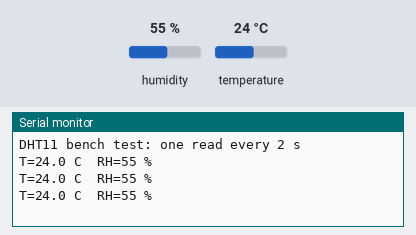
This sketch was run on a simulated Arduino Uno, built with avr-gcc and run on an emulated ATmega328P. On the bench: the last lines printed to the serial monitor. Inputs (shaded band) come from the test bench; at power-on: humidity 55 %, temperature 24 °C.

Above: at 6.8 s.
6.9 s: humidity set to 22 %
At 10.9 s:
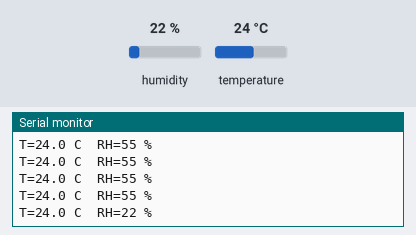
12.3 s: temperature set to 12 °C
At 15.1 s:
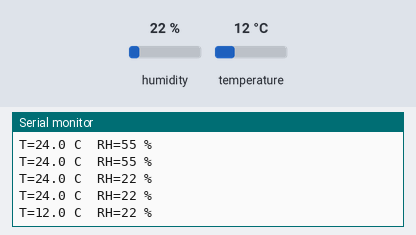
17.7 s: humidity set to 40 %
At 19.4 s:
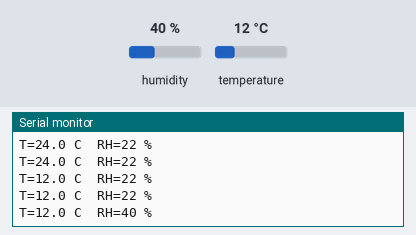
Timing chart, 0 to 20.9 s (numbered marks = the images above; inputs shaded):
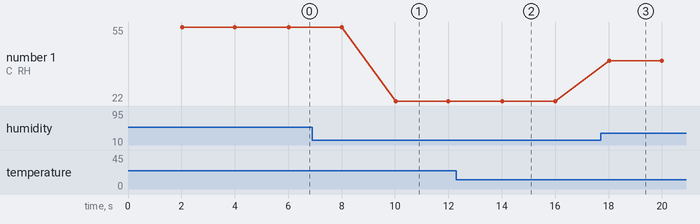

The sketch:

BenchTest.ino
```cpp
// FH-HVAC DHT11 bench test -- single component, no network.
// DATA -> GPIO 4, VCC -> 3.3V, GND -> GND. Library: "DHT sensor library" (Adafruit).
#include <DHT.h>
DHT dht(4, DHT11);   // real bench part is a DHT11 (whole degrees)
unsigned long last = 0;
void setup() {
  Serial.begin(115200);
  dht.begin();
  Serial.println("DHT11 bench test: one read every 2 s");
}
void loop() {
  if (millis() - last >= 2000) {
    last = millis();
    float t = dht.readTemperature();
    float h = dht.readHumidity();
    if (isnan(t) || isnan(h)) {
      Serial.println("READ FAILED (nan) -- check DATA wire, pull-up, power");
    } else {
      Serial.print("T=");  Serial.print(t, 1);
      Serial.print(" C  RH="); Serial.print(h, 0);
      Serial.println(" %");
    }
  }
}
```

Measured:
- after the input at 6.9 s, the serial monitor: prints a new line after 3.1 s (image 1)
- after the input at 12.3 s, the serial monitor: prints a new line after 1.7 s (image 2)
- after the input at 17.7 s, the serial monitor: prints a new line after 0.32 s (image 3)
- plotted number 1: 55 → 22 after the input at 6.9 s, 22 → 40 after the input at 17.7 s
